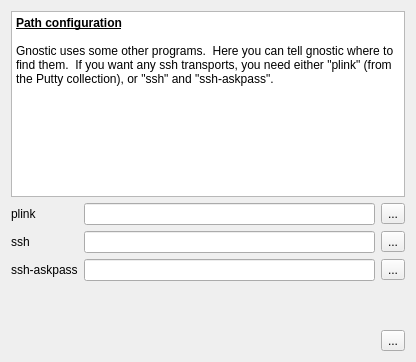
<?xml version="1.0" encoding="UTF-8"?>
<ui version="4.0">
 <class>PathEditorForm</class>
 <widget class="QWidget" name="PathEditorForm">
  <property name="geometry">
   <rect>
    <x>0</x>
    <y>0</y>
    <width>416</width>
    <height>362</height>
   </rect>
  </property>
  <property name="windowTitle">
   <string>Form</string>
  </property>
  <layout class="QGridLayout" name="gridLayout">
   <item row="0" column="0" colspan="3">
    <widget class="QTextBrowser" name="textBrowser">
     <property name="html">
      <string>&lt;!DOCTYPE HTML PUBLIC &quot;-//W3C//DTD HTML 4.0//EN&quot; &quot;http://www.w3.org/TR/REC-html40/strict.dtd&quot;&gt;
&lt;html&gt;&lt;head&gt;&lt;meta name=&quot;qrichtext&quot; content=&quot;1&quot; /&gt;&lt;style type=&quot;text/css&quot;&gt;
p, li { white-space: pre-wrap; }
&lt;/style&gt;&lt;/head&gt;&lt;body style=&quot; font-family:'Ubuntu'; font-size:9pt; font-weight:400; font-style:normal;&quot;&gt;
&lt;p style=&quot; margin-top:0px; margin-bottom:0px; margin-left:0px; margin-right:0px; -qt-block-indent:0; text-indent:0px;&quot;&gt;&lt;span style=&quot; font-weight:600; text-decoration: underline;&quot;&gt;Path configuration&lt;/span&gt;&lt;/p&gt;
&lt;p style=&quot;-qt-paragraph-type:empty; margin-top:0px; margin-bottom:0px; margin-left:0px; margin-right:0px; -qt-block-indent:0; text-indent:0px;&quot;&gt;&lt;/p&gt;
&lt;p style=&quot; margin-top:0px; margin-bottom:0px; margin-left:0px; margin-right:0px; -qt-block-indent:0; text-indent:0px;&quot;&gt;Gnostic uses some other programs.  Here you can tell gnostic where to find them.  If you want any ssh transports, you need either &amp;quot;plink&amp;quot; (from the Putty collection), or &amp;quot;ssh&amp;quot; and &amp;quot;ssh-askpass&amp;quot;.&lt;/p&gt;&lt;/body&gt;&lt;/html&gt;</string>
     </property>
    </widget>
   </item>
   <item row="1" column="0">
    <widget class="QLabel" name="label">
     <property name="text">
      <string>plink</string>
     </property>
    </widget>
   </item>
   <item row="1" column="1">
    <widget class="QLineEdit" name="plinkPathEdit"/>
   </item>
   <item row="1" column="2">
    <widget class="QToolButton" name="plinkPathButton">
     <property name="text">
      <string>...</string>
     </property>
    </widget>
   </item>
   <item row="2" column="0">
    <widget class="QLabel" name="label_2">
     <property name="text">
      <string>ssh</string>
     </property>
    </widget>
   </item>
   <item row="2" column="1">
    <widget class="QLineEdit" name="sshPathEdit"/>
   </item>
   <item row="2" column="2">
    <widget class="QToolButton" name="sshPathButton">
     <property name="text">
      <string>...</string>
     </property>
    </widget>
   </item>
   <item row="3" column="0">
    <widget class="QLabel" name="label_3">
     <property name="text">
      <string>ssh-askpass</string>
     </property>
    </widget>
   </item>
   <item row="3" column="1">
    <widget class="QLineEdit" name="sshAskpassPathEdit"/>
   </item>
   <item row="3" column="2">
    <widget class="QToolButton" name="sshAskpassPathButton">
     <property name="text">
      <string>...</string>
     </property>
    </widget>
   </item>
   <item row="4" column="0" colspan="3">
    <spacer name="verticalSpacer">
     <property name="orientation">
      <enum>Qt::Vertical</enum>
     </property>
     <property name="sizeHint" stdset="0">
      <size>
       <width>20</width>
       <height>49</height>
      </size>
     </property>
    </spacer>
   </item>
   <item row="5" column="0" colspan="3">
    <layout class="QHBoxLayout" name="horizontalLayout">
     <item>
      <spacer name="horizontalSpacer">
       <property name="orientation">
        <enum>Qt::Horizontal</enum>
       </property>
       <property name="sizeHint" stdset="0">
        <size>
         <width>40</width>
         <height>20</height>
        </size>
       </property>
      </spacer>
     </item>
     <item>
      <widget class="QToolButton" name="saveButton">
       <property name="text">
        <string>...</string>
       </property>
       <property name="icon">
        <iconset resource="../resources.qrc">
         <normaloff>:/icons/images/save-icon.png</normaloff>:/icons/images/save-icon.png</iconset>
       </property>
       <property name="iconSize">
        <size>
         <width>22</width>
         <height>22</height>
        </size>
       </property>
      </widget>
     </item>
    </layout>
   </item>
  </layout>
 </widget>
 <resources>
  <include location="../resources.qrc"/>
 </resources>
 <connections/>
</ui>
